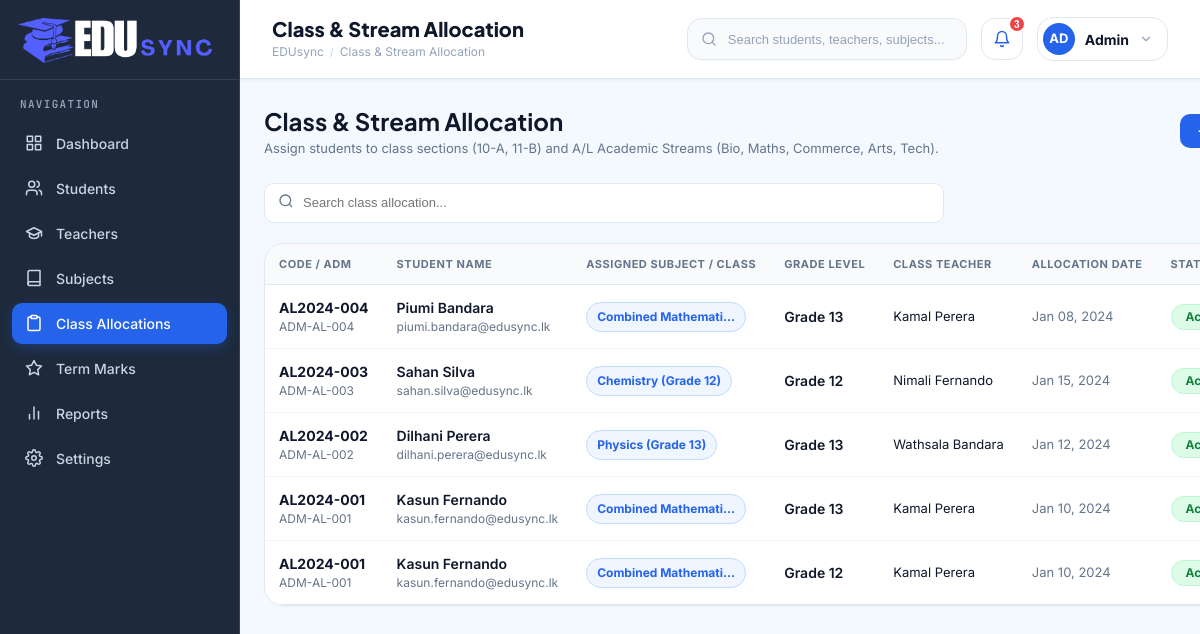
The app's page /enrollments.php with its own data.
### tables this page shows
CREATE TABLE `enrollments` (
  `id` INT AUTO_INCREMENT PRIMARY KEY,
  `student_id` INT NOT NULL,
  `course_id` INT NOT NULL,
  `enrollment_date` DATE NOT NULL,
  `status` ENUM('Enrolled', 'Completed', 'Dropped') DEFAULT 'Enrolled',
  `created_at` TIMESTAMP DEFAULT CURRENT_TIMESTAMP,
  FOREIGN KEY (`student_id`) REFERENCES `students`(`id`) ON DELETE CASCADE,
  FOREIGN KEY (`course_id`) REFERENCES `courses`(`id`) ON DELETE CASCADE
);

CREATE TABLE `students` (
  `id` INT AUTO_INCREMENT PRIMARY KEY,
  `student_code` VARCHAR(20) NOT NULL UNIQUE,
  `adm_no` VARCHAR(30) NOT NULL UNIQUE,
  `first_name` VARCHAR(50) NOT NULL,
  `last_name` VARCHAR(50) NOT NULL,
  `dob` DATE NOT NULL,
  `gender` ENUM('Male', 'Female', 'Other') NOT NULL,
  `email` VARCHAR(100) NOT NULL UNIQUE,
  `phone` VARCHAR(20) NOT NULL,
  `address` TEXT NOT NULL,
  `guardian_name` VARCHAR(100) NOT NULL,
  `guardian_phone` VARCHAR(20) NOT NULL,
  `grade` VARCHAR(50) NOT NULL,
  `status` ENUM('Active', 'Inactive', 'Completed A/L') DEFAULT 'Active',
  `photo` VARCHAR(255) DEFAULT NULL,
  `created_at` TIMESTAMP DEFAULT CURRENT_TIMESTAMP
);

CREATE TABLE `courses` (
  `id` INT AUTO_INCREMENT PRIMARY KEY,
  `course_code` VARCHAR(20) NOT NULL UNIQUE,
  `course_name` VARCHAR(100) NOT NULL,
  `description` TEXT DEFAULT NULL,
  `teacher_id` INT DEFAULT NULL,
  `grade` VARCHAR(50) NOT NULL,
  `credits` INT NOT NULL DEFAULT 4,
  `duration` VARCHAR(30) NOT NULL DEFAULT '2 Years',
  `created_at` TIMESTAMP DEFAULT CURRENT_TIMESTAMP,
  FOREIGN KEY (`teacher_id`) REFERENCES `teachers`(`id`) ON DELETE SET NULL
);

### classes/Enrollment.php (called while the page is built, shortened)
<?php
require_once __DIR__ . '/../config/Database.php';
class Enrollment {
    private $db;
    public function __construct() {
        $dbInstance = new Database();
        $this->db = $dbInstance->getConnection();
    }
    public function getAll($search = '', $streamFilter = '', $classFilter = '') {
        $sql = "SELECT e.*,
                       s.student_code, s.adm_no, CONCAT(s.first_name, ' ', s.last_name) AS student_name, s.email,
                       c.course_name AS class_section, c.grade, c.duration AS stream_name,
                       CONCAT(t.first_name, ' ', t.last_name) AS class_teacher
                FROM enrollments e
                INNER JOIN students s ON e.student_id = s.id
                INNER JOIN courses c ON e.course_id = c.id
                LEFT JOIN teachers t ON c.teacher_id = t.id
                WHERE 1=1";
        $params = [];
        $sql .= " ORDER BY e.id DESC";
        $stmt = $this->db->prepare($sql);
        $stmt->execute($params);
        return $stmt->fetchAll(PDO::FETCH_ASSOC);
    }
}

### config/Database.php (called while the page is built)
<?php
class Database {
    private $host = "localhost";
    private $db_name = "school_db";
    private $username = "root";
    private $password = "";
    private $conn = null;
    public function getConnection() {
        if ($this->conn === null) {
            try {
                $dsn = "mysql:host=" . $this->host . ";dbname=" . $this->db_name . ";charset=utf8mb4";
                $options = [
                    PDO::ATTR_ERRMODE => PDO::ERRMODE_EXCEPTION,
                    PDO::ATTR_DEFAULT_FETCH_MODE => PDO::FETCH_ASSOC,
                    PDO::ATTR_EMULATE_PREPARES => false,
                ];
                $this->conn = new PDO($dsn, $this->username, $this->password, $options);
            } catch (PDOException $exception) {
                $this->conn = null;
            }
        }
        return $this->conn;
    }
}
?>

### enrollments.php (the view, shortened to what this page needs)
<?php
require_once __DIR__ . '/classes/Enrollment.php';
$enrollmentService = new Enrollment();
$search = $_GET['search'] ?? '';
$streamFilter = $_GET['stream'] ?? '';
$classFilter = $_GET['class_name'] ?? '';
$allocations = $enrollmentService->getAll($search, $streamFilter, $classFilter);
include_once __DIR__ . '/includes/header.php';
include_once __DIR__ . '/includes/sidebar.php';
?>
<div class="main-wrapper">
    <?php include_once __DIR__ . '/includes/navbar.php'; ?>
    <main class="content-body">
        <div class="page-header">
            <div>
                <h1 class="page-title">Class & Stream Allocation</h1>
                <p class="page-subtitle">Assign students to class sections (10-A, 11-B) and A/L Academic Streams (Bio, Maths, Commerce, Arts, Tech).</p>
            </div>
            <div>
                <button type="button" class="btn btn-primary" id="openAddModalBtn">+ Allocate Student to Class</button>
            </div>
        </div>
        <div class="table-filter-bar">
            <form action="enrollments.php" method="GET" class="search-filter-group">
                <div style="position: relative; flex: 1;">
                    <span style="position: absolute; left: 14px; top: 50%; transform: translateY(-50%); color: var(--text-muted);">
                        <svg width="16" height="16" viewBox="0 0 24 24" fill="none" stroke="currentColor" stroke-width="2"><circle cx="11" cy="11" r="8"/><line x1="21" y1="21" x2="16.65" y2="16.65"/></svg>
                    </span>
                    <input type="text" name="search" class="filter-input" placeholder="Search class allocation..." value="<?php echo htmlspecialchars($search); ?>">
                </div>
            </form>
        </div>
        <div class="dash-card card-full" style="padding: 0; overflow: hidden;">
            <div style="overflow-x: auto;">
                <table class="students-table" style="width: 100%; border-collapse: collapse; font-size: 14px;">
                    <thead>
                        <tr style="background: var(--body-bg); border-bottom: 1px solid var(--card-border); text-align: left; color: var(--text-muted); font-size: 12px; font-weight: 700; text-transform: uppercase;">
                            <th style="padding: 12px 14px; white-space: nowrap;">Code / Adm</th>
                            <th style="padding: 12px 14px; white-space: nowrap;">Student Name</th>
                            <th style="padding: 12px 14px; white-space: nowrap;">Assigned Subject / Class</th>
                            <th style="padding: 12px 14px; white-space: nowrap;">Grade Level</th>
                            <th style="padding: 12px 14px; white-space: nowrap;">Class Teacher</th>
                            <th style="padding: 12px 14px; white-space: nowrap;">Allocation Date</th>
                            <th style="padding: 12px 14px; white-space: nowrap;">Status</th>
                        </tr>
                    </thead>
                    <tbody>
                        <?php if (empty($allocations)): ?>
                            <tr>
                                <td colspan="8" style="padding: 40px; text-align: center; color: var(--text-muted);">
                                    No student class allocations found.
                                </td>
                            </tr>
                        <?php else: ?>
                            <?php foreach ($allocations as $a): ?>
                                <tr style="border-bottom: 1px solid var(--card-border);">
                                    <td style="padding: 12px 14px; white-space: nowrap;">
                                        <div style="font-weight: 700; color: var(--text-main);"><?php echo htmlspecialchars($a['student_code']); ?></div>
                                        <div style="font-size: 12px; color: var(--text-muted);"><?php echo htmlspecialchars($a['adm_no']); ?></div>
                                    </td>
                                    <td style="padding: 12px 14px; white-space: nowrap;">
                                        <div style="font-weight: 600; color: var(--text-main);"><?php echo htmlspecialchars($a['student_name']); ?></div>
                                        <div style="font-size: 12px; color: var(--text-muted);"><?php echo htmlspecialchars($a['email']); ?></div>
                                    </td>
                                    <td style="padding: 12px 14px; white-space: nowrap;">
                                        <span class="subject-badge">
                                            <?php echo htmlspecialchars($a['class_section']); ?>
                                        </span>
                                    </td>
                                    <td style="padding: 12px 14px; font-weight: 600; color: var(--text-main); white-space: nowrap;">
                                        <?php echo htmlspecialchars($a['grade']); ?>
                                    </td>
                                    <td style="padding: 12px 14px; font-size: 13px; color: var(--text-main); white-space: nowrap;">
                                        <?php echo htmlspecialchars($a['class_teacher'] ?? 'Unassigned'); ?>
                                    </td>
                                    <td style="padding: 12px 14px; font-size: 13px; color: var(--text-muted); white-space: nowrap;">
                                        <?php echo date('M d, Y', strtotime($a['enrollment_date'])); ?>
                                    </td>
                                    <td style="padding: 12px 14px; white-space: nowrap;">
                                        <?php if ($a['status'] === 'Enrolled'): ?>
                                            <span class="status-badge status-active">Active</span>
                                        <?php else: ?>
                                            <span class="status-badge status-inactive"><?php echo htmlspecialchars($a['status']); ?></span>
                                        <?php endif; ?>
                                    </td>
                                </tr>
                            <?php endforeach; ?>
                        <?php endif; ?>
                    </tbody>
                </table>
            </div>
        </div>
    </main>
</div>
<?php include_once __DIR__ . '/includes/footer.php'; ?>

### records on screen
enrollments: student.student_code "AL2024-004", student.adm_no "ADM-AL-004", student_name "Piumi Bandara", student.email "piumi.bandara@edusync.lk", course.course_name "Combined Mathemati…", course.grade "Grade 13", class_teacher "Kamal Perera", enrollment_date "Jan 08, 2024", status "Active"
enrollments: student.student_code "AL2024-003", student.adm_no "ADM-AL-003", student_name "Sahan Silva", student.email "sahan.silva@edusync.lk", course.course_name "Chemistry (Grade 12)", course.grade "Grade 12", class_teacher "Nimali Fernando", enrollment_date "Jan 15, 2024", status "Active"
enrollments: student.student_code "AL2024-002", student.adm_no "ADM-AL-002", student_name "Dilhani Perera", student.email "dilhani.perera@edusync.lk", course.course_name "Physics (Grade 13)", course.grade "Grade 13", class_teacher "Wathsala Bandara", enrollment_date "Jan 12, 2024", status "Active"
enrollments: student.student_code "AL2024-001", student.adm_no "ADM-AL-001", student_name "Kasun Fernando", student.email "kasun.fernando@edusync.lk", course.course_name "Combined Mathemati…", course.grade "Grade 13", class_teacher "Kamal Perera", enrollment_date "Jan 10, 2024", status "Active"
enrollments: student.student_code "AL2024-001", student.adm_no "ADM-AL-001", student_name "Kasun Fernando", student.email "kasun.fernando@edusync.lk", course.course_name "Combined Mathemati…", course.grade "Grade 12", class_teacher "Kamal Perera", enrollment_date "Jan 10, 2024", status "Active"

### other values on screen
$displayTitle "Class & Stream Allocation"
$notifCount "3"
